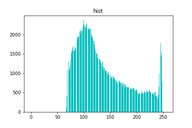
#> input picture HW2/images/q3a.png, 192 x 128 px, shrunk from 432 x 288 before the run, found by its file name
$ jupyter execute --allow-errors HW11.ipynb   (shell and % lines are left out)   (text cells are left out)
#> lines starting #> are read from the running program, lines starting #| are printed output that depends on the picture; after the words box and inside, x2 and y2 are one past the last pixel; in counts of white or black regions, pixels touching at a corner belong together; pictures that were not available may be replaced by others from this repository, and a replacement may not be noted
[cell 1]
import cv2
import numpy as np
import matplotlib.pyplot as plt
import os

[cell 2]
def plotter(img_list, r, w, gray, wr, hr, fig_name = None):
    '''
    Plots images' list with its' caption and saves result image if you want.

    Parameters:
        img_list (list): The list of tuples of image and its' caption.
        r (int): The number of row(s).
        w (int): The number of colunm(s).
        gray (bool): The flag for plotting images in grayscale mode.
        wr (int): The width of one figure.
        hr (int): The height of one figure.
        fig_name (str): The name of the image of the plot. if not set this parameter the plot doesn't save.
    '''

    plt.rcParams['figure.figsize'] = (wr, hr)
    for i in range(len(img_list)):
        plt.subplot(r, w, i + 1)
        if img_list[i][2] == 'img':
            if gray:
                plt.imshow(img_list[i][0], cmap = 'gray')
            else:
                plt.imshow(img_list[i][0])
            plt.xticks([])
            plt.yticks([])
        elif img_list[i][2] == 'hist':
            plt.bar(np.arange(len(img_list[i][0])), img_list[i][0], color = 'c')
        else:
            raise Exception("Only image or histogram. Use third parameter of tuples in img_list and set it to img or hist.")
        plt.title(img_list[i][1])
    if fig_name is not None:
        plt.savefig(fig_name + '.png')
    plt.show()

[cell 3]
def get_skeleton(image):
    """
    Finds the skeleton of the input image.

    Parameters:
        image (numpy.ndarray): The input image.

    Returns:
        numpy.ndarray: The skeleton image.
    """

    res = image.copy()

    #Write your code here
    Sk = []
    k = 0
    structuring_element = np.ones((3,3))
    SkSum = np.zeros((image.shape))
    invertBinaryImage = cv2.threshold(image, 128, 255, cv2.THRESH_BINARY)[1]
    binaryImage = cv2.bitwise_not(invertBinaryImage)

    while True:
        OpenImage = cv2.morphologyEx(binaryImage, cv2.MORPH_OPEN, structuring_element)
        Sk = binaryImage - OpenImage
        SkSum = Sk + SkSum
        if np.all(OpenImage == 0):
            break
        k += 1
        binaryImage = cv2.erode(binaryImage, structuring_element)

    res = 1 - SkSum

    return res

[cell 4]
image_list = []

image1 = cv2.imread(os.path.join('images', 'q3a.png'), cv2.IMREAD_GRAYSCALE)
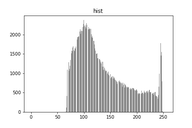
#> image1: shape (128, 192); min 89, max 255, mean 235.8
image_list.append([image1, 'image 1', 'img'])
image_list.append([get_skeleton(image1), 'skeleton of image 1','img'])
#> in get_skeleton, `invertBinaryImage = cv2.threshold(image, 128, 255, cv2.THRESH_BINARY)[1]`:
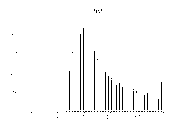
#> invertBinaryImage: shape (128, 192); 97.6% white; black in thin lines or dots, all inside (x1, y1, x2, y2) = (11, 9, 164, 119)
#> after the loop in get_skeleton, `while True:`: k = 0

image2 = cv2.imread(os.path.join('images', 'q3b.jpg'), cv2.IMREAD_GRAYSCALE)
image_list.append([image2, 'image 2', 'img'])
#> (the rest of this cell did not finish here and is left out)

[cell 5]
structuring_element = np.zeros((3,3))

[cell 6]
# [32 lines left out: function RGB_dilate, not called in this run]

[cell 7]
# [32 lines left out: function RGB_erode, not called in this run]

[cell 8]
structuring_element = np.ones((5,5), np.uint8)

def compute_dilate(args):
    image, offset_x, offset_y, i, j, se_c = args
    if not (offset_x <= i < image.shape[0] - offset_x) or not (offset_y <= j < image.shape[1] - offset_y):
        return 0
    w = image[i - offset_x: i + offset_x + 1, j - offset_y: j + offset_y + 1]
    w[structuring_element == 0] = 0
    return np.max(w)

def your_dilate(image, structuring_element):
    offset_x = structuring_element.shape[0] // 2
    offset_y = structuring_element.shape[1] // 2
    img = np.pad(image, (offset_x, offset_y), 'constant', constant_values=(0, 0))
    se_c = np.sum(structuring_element[structuring_element == 1])
    output = list(map(compute_dilate, ((img, offset_x, offset_y, i, j, se_c) for i in range(img.shape[0]) for j in range(img.shape[1]))))
    result = np.reshape(output, img.shape)
    result = result[offset_x:-offset_x, offset_y:-offset_y]
    assert result.shape == image.shape
    return result

def compute_erode(args):
    image, offset_x, offset_y, i, j, se_c = args
    if not (offset_x <= i < image.shape[0] - offset_x) or not (offset_y <= j < image.shape[1] - offset_y):
        return 0
    w = image[i - offset_x: i + offset_x + 1, j - offset_y: j + offset_y + 1]
    w[structuring_element == 0] = 0
    return np.min(w)

def your_erode(image, structuring_element):
    offset_x = structuring_element.shape[0] // 2
    offset_y = structuring_element.shape[1] // 2
    img = np.pad(image, (offset_x, offset_y), 'constant', constant_values=(255, 255))
    se_c = np.sum(structuring_element[structuring_element == 1])
    output = list(map(compute_erode, ((img, offset_x, offset_y, i, j, se_c) for i in range(img.shape[0]) for j in range(img.shape[1]))))
    result = np.reshape(output, img.shape)
    result = result[offset_x:-offset_x, offset_y:-offset_y]
    assert result.shape == image.shape
    return result

def RGB_dilate(image, structuring_element):
    res = np.zeros(image.shape, np.uint8)
    res[:,:,0] = your_dilate(image[:,:,0], structuring_element)[:,:]
    res[:,:,1] = your_dilate(image[:,:,1], structuring_element)[:,:]
    res[:,:,2] = your_dilate(image[:,:,2], structuring_element)[:,:]
    return res

def RGB_erode(image, structuring_element):
    res = np.zeros(image.shape, np.uint8)
    res[:,:,0] = your_erode(image[:,:,0], structuring_element)[:,:]
    res[:,:,1] = your_erode(image[:,:,1], structuring_element)[:,:]
    res[:,:,2] = your_erode(image[:,:,2], structuring_element)[:,:]
    return res

[cell 9]
image_list = []
image = cv2.imread(os.path.join('images', 'q4.jpg'), cv2.IMREAD_COLOR)
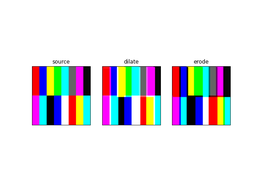
#> input picture HW11/images/Q4.png, 256 x 192 px, shrunk from 576 x 432 before the run, given in place of q4.jpg, which was not available
#> image is the input picture: shape (192, 256, 3); mean B, G, R 228.3, 225, 225.5
image_list.append([image, 'source', 'img'])
image_list.append([RGB_dilate(image, structuring_element), 'dilate', 'img'])
#> in your_dilate, `img = np.pad(image, (offset_x, offset_y), 'constant', constant_values=..`:
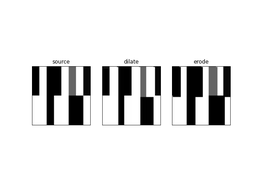
#> image: shape (192, 256); min 0, max 255, mean 228.3
#> in compute_dilate, `image, offset_x, offset_y, i, j, se_c = args`: offset_x = 2; i = 0; se_c = 25
#> in your_dilate, `output = list(map(compute_dilate, ((img, offset_x, offset_y, i, j, se_..`: output = 50960 items
#> in your_dilate, `result = np.reshape(output, img.shape)`: result: shape (196, 260) int64; 131 distinct labels, from 0 to 255
#> in your_dilate, `result = result[offset_x:-offset_x, offset_y:-offset_y]`: result: shape (192, 256) int64; 131 distinct labels, from 0 to 255
#> in your_dilate (call 2), `result = np.reshape(output, img.shape)`: result: shape (196, 260) int64; 132 distinct labels, from 0 to 255
#> in your_dilate (call 2), `result = result[offset_x:-offset_x, offset_y:-offset_y]`: result: shape (192, 256) int64; 132 distinct labels, from 0 to 255
#> in your_dilate (call 3), `result = np.reshape(output, img.shape)`: result: shape (196, 260) int64; 122 distinct labels, from 0 to 255
#> in your_dilate (call 3), `result = result[offset_x:-offset_x, offset_y:-offset_y]`: result: shape (192, 256) int64; 122 distinct labels, from 0 to 255
image_list.append([RGB_erode(image, structuring_element), 'erode', 'img'])
#> in your_erode, `img = np.pad(image, (offset_x, offset_y), 'constant', constant_values=..`:
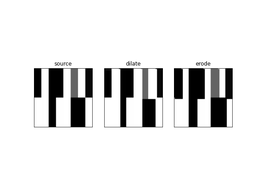
#> img: shape (196, 260); min 0, max 255, mean 229.2
#> in compute_erode, `image, offset_x, offset_y, i, j, se_c = args`: offset_x = 2; i = 0; se_c = 25
#> in your_erode, `output = list(map(compute_erode, ((img, offset_x, offset_y, i, j, se_c..`: output = 50960 items
#> in your_erode, `result = np.reshape(output, img.shape)`: result: shape (196, 260) int64; 186 distinct labels, from 0 to 255
#> in your_erode, `result = result[offset_x:-offset_x, offset_y:-offset_y]`: result: shape (192, 256) int64; 186 distinct labels, from 0 to 255
#> in RGB_erode, `res[:,:,0] = your_erode(image[:,:,0], structuring_element)[:,:]`:
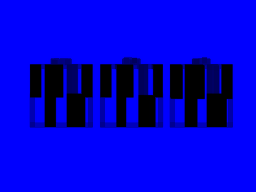
#> res: shape (192, 256, 3); mean B, G, R 211.7, 0, 0
#> in your_erode (call 2), `result = np.reshape(output, img.shape)`: result: shape (196, 260) int64; 174 distinct labels, from 0 to 255
#> in your_erode (call 2), `result = result[offset_x:-offset_x, offset_y:-offset_y]`: result: shape (192, 256) int64; 174 distinct labels, from 0 to 255
#> in RGB_erode, `res[:,:,1] = your_erode(image[:,:,1], structuring_element)[:,:]`:
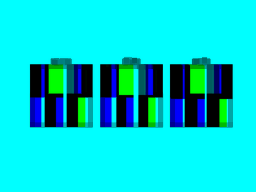
#> res: shape (192, 256, 3); mean B, G, R 211.7, 209.9, 0
#> in your_erode (call 3), `result = np.reshape(output, img.shape)`:
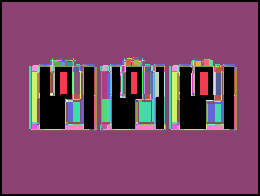
#> result: shape (196, 260) int64; 170 distinct labels, from 0 to 255; one colour per label, 0 black
#> in your_erode (call 3), `result = result[offset_x:-offset_x, offset_y:-offset_y]`:
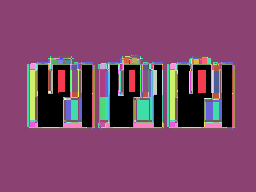
#> result: shape (192, 256) int64; 170 distinct labels, from 0 to 255; one colour per label, 0 black
#> in RGB_erode, `res[:,:,2] = your_erode(image[:,:,2], structuring_element)[:,:]`:
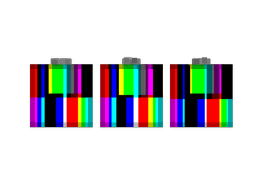
#> res: shape (192, 256, 3); mean B, G, R 211.7, 209.9, 210.4
plotter(image_list, 1, 3, True, 8, 6, 'Q4')
#> the loop in plotter, `for i in range(len(img_list)):` made 3 passes
